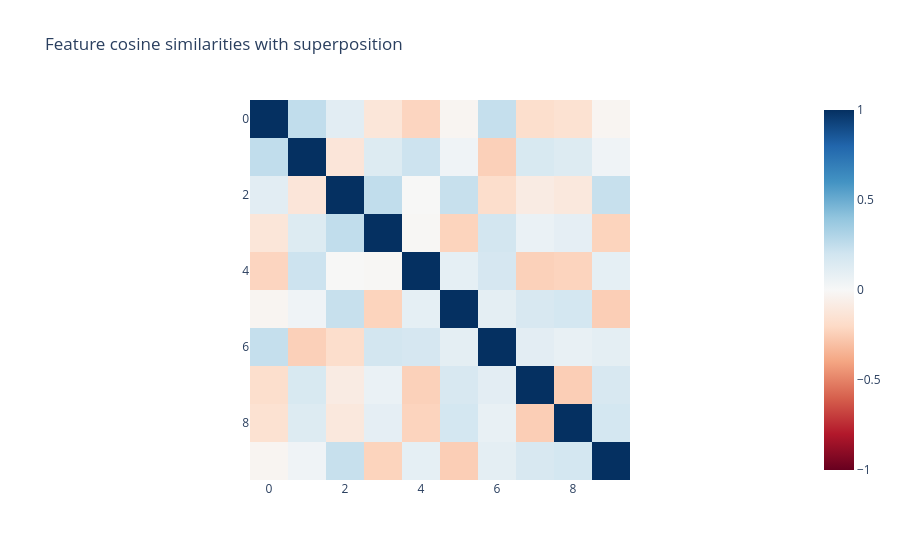

The notebook cell saved with this chart:
### Markdown cell above
## Advanced: Superposition Noise

We can create superposition noise by creating a feature dictionary with more features than hidden dimensions, so it's not possible to have them all be mutually orthongonal. By default, the `FeatureDictionary` will still try to make all the features as orthogonal as possible.

### Code cell
import plotly.express as px
from sae_lens.util import cosine_similarities

super_dict = FeatureDictionary(
    num_features=10,
    hidden_dim=8,
)

px.imshow(
    cosine_similarities(super_dict.feature_vectors).detach(),
    zmin=-1,
    zmax=1,
    color_continuous_scale="rdbu",
    title="Feature cosine similarities with superposition",
)

### Figure 1 — Plotly figure (JSON) as saved in the notebook; plotly's stock layout.template omitted (floating-point values rounded to 4 significant figures)
{"data": [{"coloraxis": "coloraxis", "hovertemplate": "x: %{x}<br>y: %{y}<br>color: %{z}<extra></extra>", "name": "0", "type": "heatmap", "xaxis": "x", "yaxis": "y", "z": [[1.0, 0.2495, 0.1125, -0.1246, -0.2217, -0.02381, 0.237, -0.1731, -0.1522, -0.02405], [0.2495, 1.0, -0.1269, 0.1386, 0.2137, 0.04008, -0.2417, 0.1609, 0.1389, 0.04031], [0.1125, -0.1269, 1.0, 0.2496, -0.00334, 0.233, -0.1778, -0.08328, -0.1087, 0.2331], [-0.1246, 0.1386, 0.2496, 1.0, -0.01047, -0.2276, 0.1872, 0.0701, 0.09606, -0.2277], [-0.2217, 0.2137, -0.00334, -0.01047, 1.0, 0.09381, 0.1734, -0.2368, -0.2266, 0.09358], [-0.02381, 0.04008, 0.233, -0.2276, 0.09381, 1.0, 0.1019, 0.1631, 0.183, -0.25], [0.237, -0.2417, -0.1778, 0.1872, 0.1734, 0.1019, 1.0, 0.1066, 0.08106, 0.1021], [-0.1731, 0.1609, -0.08328, 0.0701, -0.2368, 0.1631, 0.1066, 1.0, -0.2485, 0.1629], [-0.1522, 0.1389, -0.1087, 0.09606, -0.2266, 0.183, 0.08106, -0.2485, 1.0, 0.1828], [-0.02405, 0.04031, 0.2331, -0.2277, 0.09358, -0.25, 0.1021, 0.1629, 0.1828, 1.0]]}], "layout": {"coloraxis": {"cmax": 1, "cmin": -1, "colorscale": [[0, "rgb(103,0,31)"], [0.1, "rgb(178,24,43)"], [0.2, "rgb(214,96,77)"], [0.3, "rgb(244,165,130)"], [0.4, "rgb(253,219,199)"], [0.5, "rgb(247,247,247)"], [0.6, "rgb(209,229,240)"], [0.7, "rgb(146,197,222)"], [0.8, "rgb(67,147,195)"], [0.9, "rgb(33,102,172)"], [1, "rgb(5,48,97)"]]}, "title": {"text": "Feature cosine similarities with superposition"}, "xaxis": {"anchor": "y", "constrain": "domain", "domain": [0, 1], "scaleanchor": "y"}, "yaxis": {"anchor": "x", "autorange": "reversed", "constrain": "domain", "domain": [0, 1]}}}
